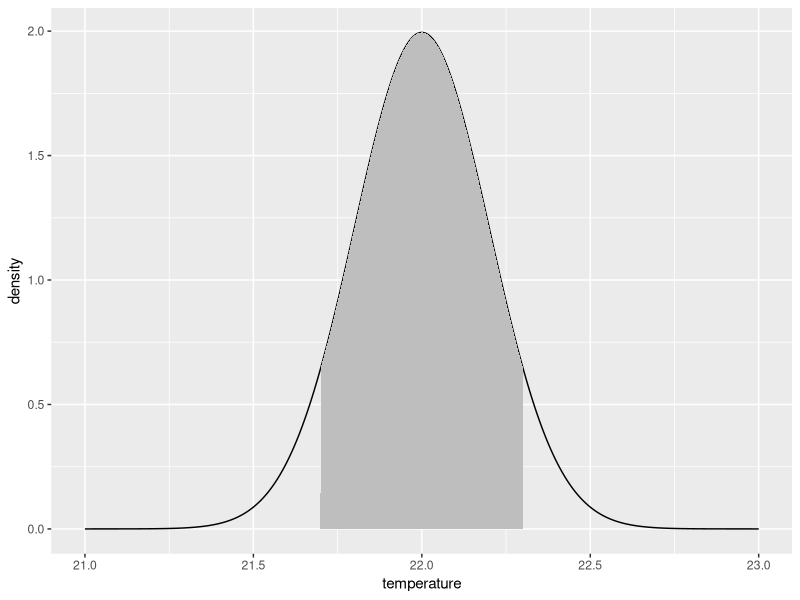
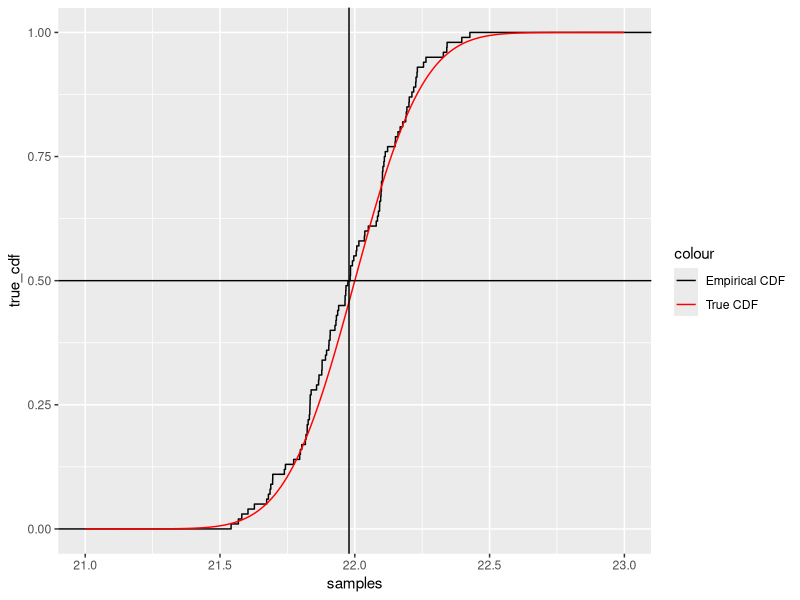
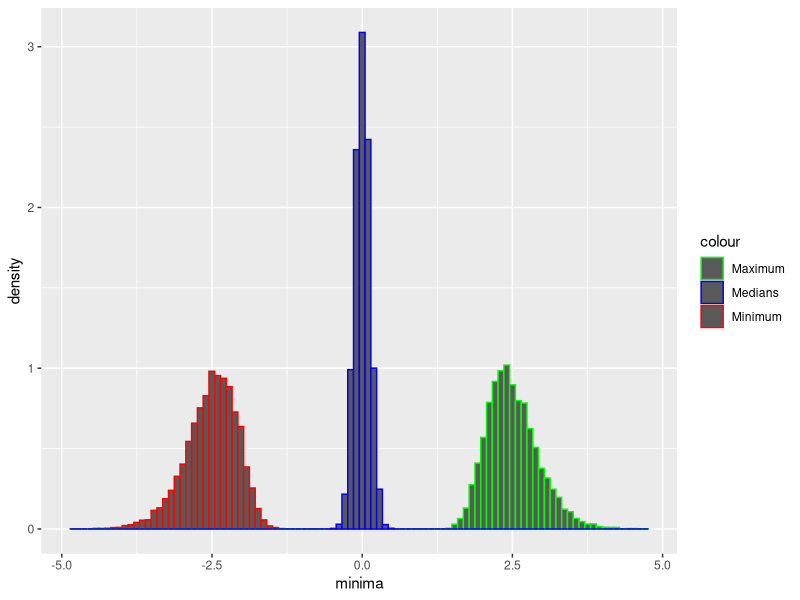

The R source for these figures, in order:
## ---- chunk 1
library(tidyverse)
temperature <- seq(21, 23, .001)
density <- dnorm(temperature, 22, .2)
p <- pnorm(22.3, 22, .2) - pnorm(21.7, 22, .2)
ggplot() +
    geom_line(aes(x = temperature, y = density)) +
    geom_ribbon(aes(x = temperature, ymin = 0, ymax = if_else(temperature >= 21.7 & temperature <= 22.3, density, 0)), fill = "gray")
## ---- chunk 2
samples <- rnorm(100, 22, .2)
true_cdf <- pnorm(temperature, 22, .2)
ggplot() +
    stat_ecdf(aes(x = samples, color = "Empirical CDF")) +
    geom_line(aes(x = temperature, y = true_cdf, color = "True CDF")) +
    scale_color_manual(values = c("Empirical CDF" = "black", "True CDF" = "red")) +
    geom_hline(yintercept = .5) +
    geom_vline(xintercept = median(samples))
## ---- chunk 3
minima <- replicate(10000, min(rnorm(100, 0, 1)))
maxima <- replicate(10000, max(rnorm(100, 0, 1)))
medians <- replicate(10000, median(rnorm(100, 0, 1)))
ggplot() +
    geom_histogram(aes(x = minima, y = after_stat(density), color = "Minimum"), bins = 100) +
    geom_histogram(aes(x = maxima, y = after_stat(density), color = "Maximum"), bins = 100) +
    geom_histogram(aes(x = medians, y = after_stat(density), color = "Medians"), bins = 100) +
    scale_color_manual(values = c("Minimum" = "red", "Maximum" = "green", "Medians" = "blue"))
